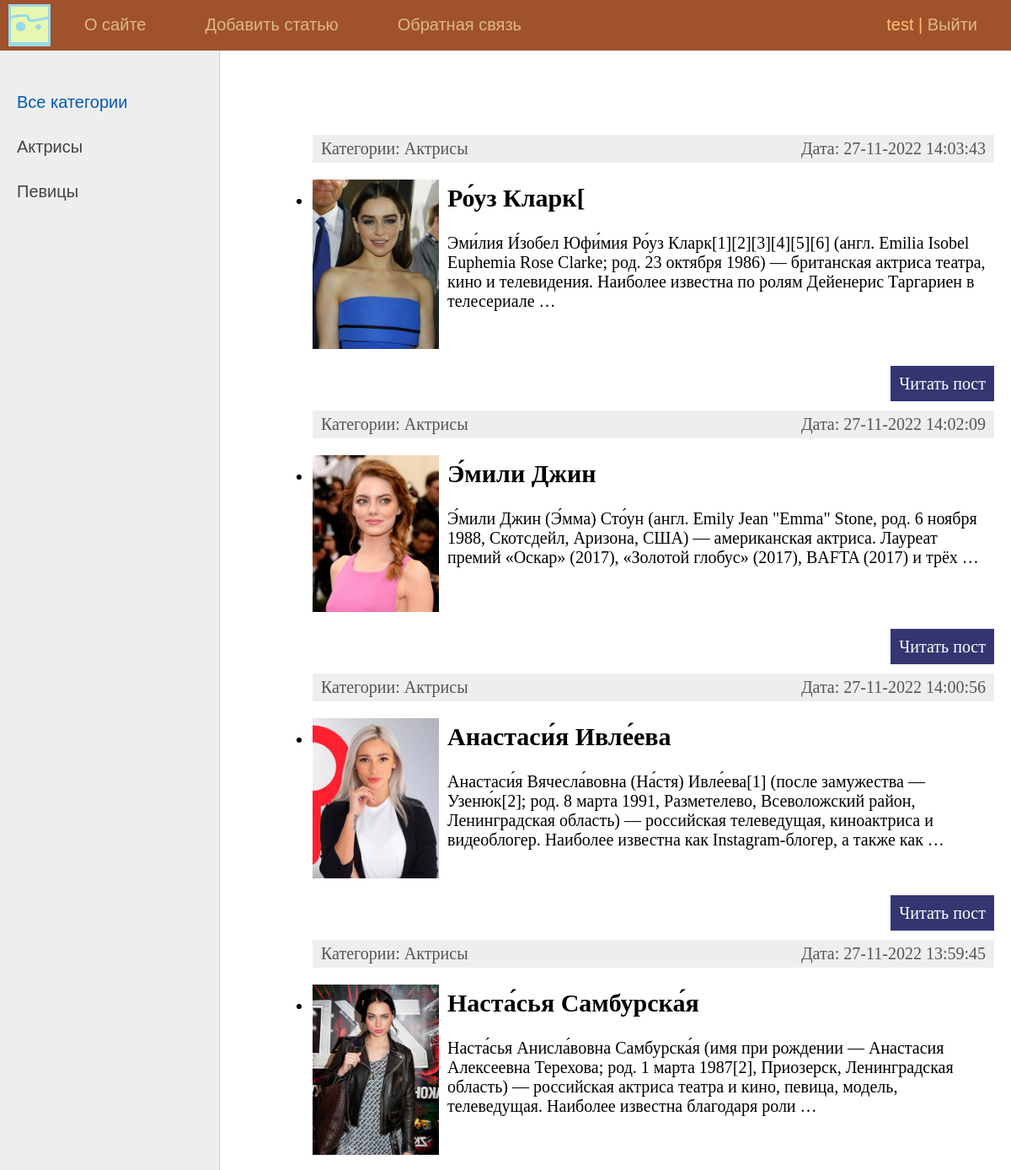
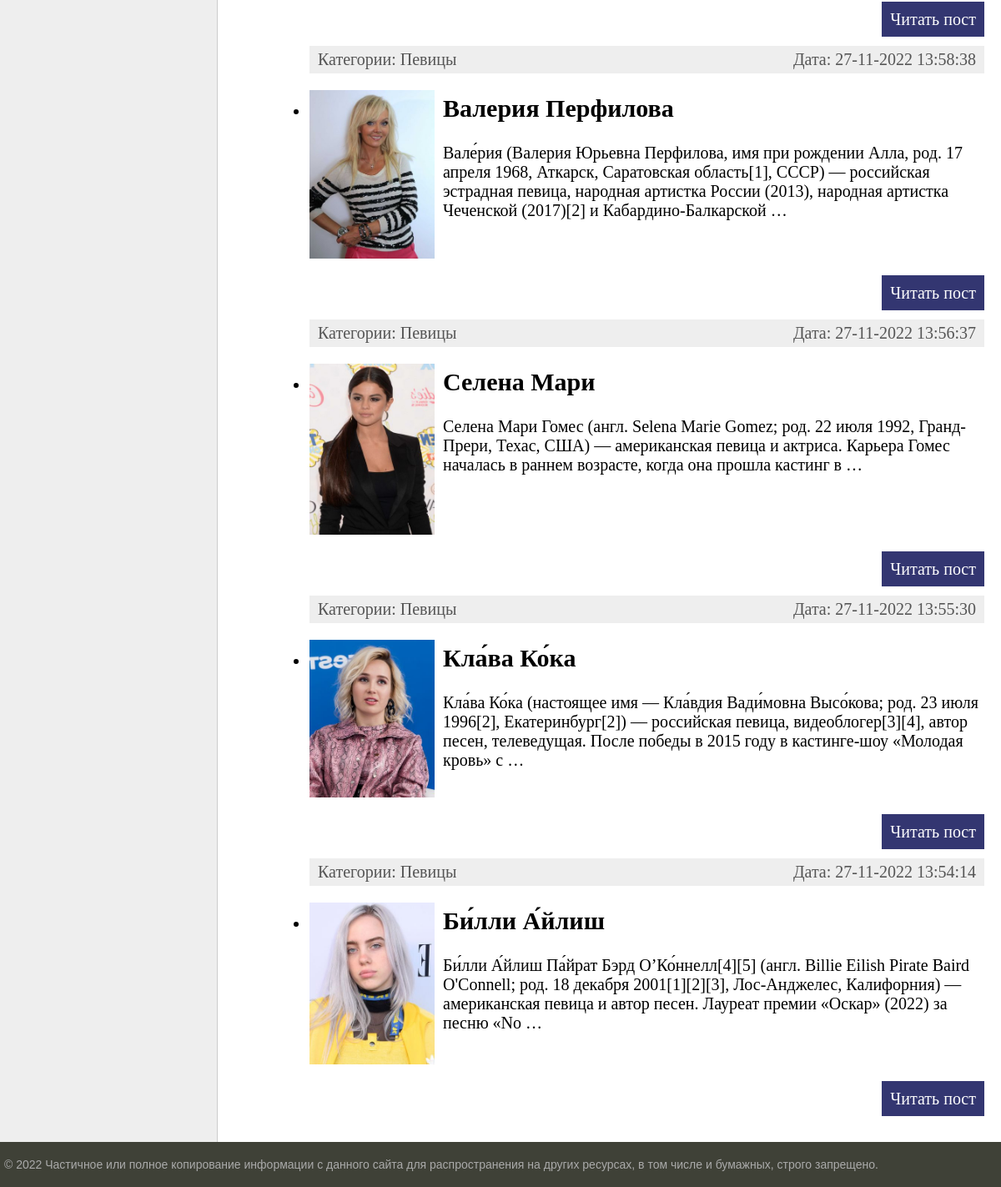
The app's page / (signed in) with its own data (2 pictures, top to bottom).
### women/models.py (models this page shows, shortened)
class Category(models.Model):
    name = models.CharField(max_length=100, db_index=True, verbose_name='Категория')
    slug = models.SlugField(max_length=255, unique=True, db_index=True, verbose_name="URL")
    def __str__(self):
        return self.name
    def get_absolute_url(self):
        return reverse('category', kwargs={'cat_slug': self.slug})
    class Meta:
        verbose_name = 'Категорию'
        verbose_name_plural = 'Категории'
        ordering = ['id']

class Women(models.Model):
    title = models.CharField(max_length=255, verbose_name='Заголовок')
    slug = models.SlugField(max_length=255, unique=True, db_index=True, verbose_name='URL')
    content = models.TextField(blank=True, verbose_name='Текст статьи')
    photo = models.FileField(upload_to="photos/%Y/%m/%d/", verbose_name='Фото')
    time_create = models.DateTimeField(auto_now_add=True, verbose_name='Время создания')
    time_update = models.DateTimeField(auto_now=True, verbose_name='Время изменения')
    is_published = models.BooleanField(default=True, verbose_name='Публикация')
    cat = models.ForeignKey('Category', on_delete=models.PROTECT, null = True, verbose_name='Категории')
    def get_absolute_url(self):
        return reverse('post', kwargs={'post_slug': self.slug})
    class Meta:
        verbose_name = 'Женщину'
        verbose_name_plural = 'Женщины'
        ordering = ['-time_create', 'title']

### women/views.py (the view)
# urls.py: path('', WomenHome.as_view(), name='home'),
class WomenHome(DataMixin, ListView):
    model = Women
    template_name = 'women/index.html'
    context_object_name = 'posts'
    def get_context_data(self, *, object_list=None, **kwargs):
        context = super().get_context_data(**kwargs)
        c_def = self.get_user_context(title='Главная страница')
        return dict(list(context.items()) + list(c_def.items()))
    def get_queryset(self):
        return Women.objects.filter(is_published=True)

### women/utils.py (called while the page is built)
    def get_user_context(self, **kwargs):
        context = kwargs
        cats = Category.objects.annotate(Count('women'))
        user_menu = menu.copy()
        if not self.request.user.is_authenticated:
            user_menu.pop(1)
        context['menu'] = user_menu
        context['cats'] = cats
        if 'cat_selected' not in context:
            context['cat_selected'] = 0
        return context

### women/templates/women/index.html (shortened to what this page needs)
{% extends 'women/base.html' %}
{% block content %}
<ul class = "List-articles">
    {% for p in posts  %}
            <li><div class="article-panel">
    <p class="first">Категории: {{p.cat}}</p>
    <p class="last">Дата: {{p.time_update|date:'d-m-Y H:i:s'}}</p>
</div>
{% if p.photo %}
    <p><img class='img-article-left thumb' src='{{p.photo.url}}'></p>
{% endif %}
                <h2>{{p.title}}</h2>
        {% autoescape on %}
        <p>{{p.content|linebreaks| truncatewords:30}}</p>
        {% endautoescape %}
            <p class="link-read-post"><a href="{{ p.get_absolute_url }}">Читать пост</a></p>
            </li>
    {% endfor %}
</ul>
{% endblock %}

### women/templates/women/base.html (shortened to what this page needs)
{% load static %}
{% load women_tags %}
<!DOCTYPE html>
<html>
<head>
	<link type="text/css" href="{% static 'women/css/styles1.css' %}" rel="stylesheet" />
</head>
<body>
<table class="table-page" border=0 cellpadding="0" cellspacing="0">
<tr><td valign=top>
{% block mainmenu %}
		<div class="header">
			<ul id="mainmenu" class="mainmenu">
			<li class="logo"><a href="{% url 'home' %}"><div class="logo"></div></a></li>
{% for m in menu %}
			<li><a href="{% url m.url_name %}">{{m.title}}</a></li>
{% endfor %}
			{% if request.user.is_authenticated %}
			<li class = 'last'> {{user.username}} | <a href="{% url 'logout' %}">Выйти</a></li>
			{% else %}
			<li class = 'last'><a href="{% url 'register' %}">Регистрация</a> | <a href="{% url 'login' %}">Войти</a></li>
			{% endif %}
		    </ul>
		</div>
{% endblock mainmenu %}
<table class="table-content" border=0 cellpadding="0" cellspacing="0">
<tr>
	<td valign="top" class="left-chapters">
	<ul id="leftchapters">
{% if cat_selected == 0 %}
		<li class="selected">Все категории</li>
{% else %}
		<li><a href="{% url 'home' %}">Все категории </a></li>
{% endif %}
{% for c in cats %}
{% if c.women__count > 0 %}
	{% if c.pk == cat_selected %}
		<li class='selected'>{{c.name}}</li>
	{% else %}
		<li><a href="{{ c.get_absolute_url }}">{{c.name}}</a></li>
	{% endif %}
{% endif %}
{% endfor %}
	</ul>
</td>
<td valign="top" class="content">
	<div class="content-text">
{% block content %}
{% endblock %}
	</div>
</td></tr></table>
</td></tr>
<tr><td valign=top>
	<div id="footer">
		<p>&copy; 2022 Частичное или полное копирование информации с данного сайта для распространения на других ресурсах, в том числе и бумажных, строго запрещено.</p>
	</div>
</td></tr></table>
</body>
</html>

### women/static/women/css/styles1.css (style rules this page uses)
html, body { font-family: 'Arial'; margin: 0; padding: 0; height: 100%; width: 100%; color: #444; }
a { color: #0059b2; text-decoration: none; }
img { max-width: 600px; height: auto; }
img.img-article-left { max-width: 300px; height: auto; float: left; padding: 0 10px 10px 0; }
img.img-article-left.thumb { max-width: 150px; height: auto; }
p.link-read-post { text-align: right; }
p.link-read-post a { padding: 10px; min-width: 100px; background: #333671; color: #fff; text-decoration: none; }
div.article-panel { background: #eee; padding: 5px 10px 5px 10px; box-sizing: border-box; overflow: hidden; color: #555; }
div.article-panel p.first { margin: 0; float: left; }
div.article-panel p.last { margin: 0; float: right; }
.table-page { width: 100%; height: 100%; vertical-align: top; }
.table-page tr { height: 100%; }
.header { background: #A0522D; height: 60px; }
.logo { background: url('../images/logo1.png') no-repeat 10px 5px; width: 70px; height: 60px; }
ul.mainmenu { list-style: none; margin: 0; padding: 0; height: 60px; color: #fdc073; font-size: 20px; overflow: hidden; }
ul.mainmenu li { float: left; margin: 18px 40px 0 30px; }
ul.mainmenu li.logo { margin: 0; }
ul.mainmenu li.last { float: right; }
ul.mainmenu li a { color: #DEB887; text-decoration: none; }
.table-content { width: 100%; min-height: 100%; height: 100%; }
.left-chapters { margin: 0; background: #eee; border-right: 1px solid #ccc; min-height: 100%; }
.left-chapters ul { width: 230px; min-height: 100%; margin: 0; padding: 20px 10px 10px 20px; list-style: none; font-size: 20px; }
.left-chapters ul li { margin: 30px 0 0 0; color: #999; }
.left-chapters ul li.selected { color: #0059b2; }
.left-chapters ul li a { color: #444; text-decoration: none; }
.content { padding: 40px 20px 20px 40px; width: 100%; box-sizing: border-box; }
.content-text { margin: 60px 0 0 30px; color: #000; font-size: 20px; font-family: Yandex Sans Display Light; }
#footer { box-sizing: border-box; background: #3F4137; padding: 5px; color: #aaa; font-size: 14px; font-family: Verdana, Geneva, Arial, Helvetica; text-align: left; overflow: hidden; }

### records on screen
Category: name "Актрисы"
Category: name "Певицы"
Women: cat "Актрисы", time_update "27-11-2022 14:03:43", photo (picture), title "Ро́уз Кларк[", content "Эми́лия И́зобел Юфи́мия Ро́уз Кларк[1][2][3][4][5][6] (англ. Emilia Isobel Euphemia Rose Clarke; род. 23 октября 1986) — британская актриса театра, кино и телевидения. Наиболее известна по ролям Дейенерис Таргариен в телесериале …"
Women: cat "Актрисы", time_update "27-11-2022 14:02:09", photo (picture), title "Э́мили Джин", content "Э́мили Джин (Э́мма) Сто́ун (англ. Emily Jean \"Emma\" Stone, род. 6 ноября 1988, Скотсдейл, Аризона, США) — американская актриса. Лауреат премий «Оскар» (2017), «Золотой глобус» (2017), BAFTA (2017) и трёх …"
Women: cat "Актрисы", time_update "27-11-2022 14:00:56", photo (picture), title "Анастаси́я Ивле́ева", content "Анастаси́я Вячесла́вовна (На́стя) Ивле́ева[1] (после замужества — Узеню́к[2]; род. 8 марта 1991, Разметелево, Всеволожский район, Ленинградская область) — российская телеведущая, киноактриса и видеоблогер. Наиболее известна как Instagram-блогер, а также как …"
Women: cat "Актрисы", time_update "27-11-2022 13:59:45", photo (picture), title "Наста́сья Самбурска́я", content "Наста́сья Анисла́вовна Самбурска́я (имя при рождении — Анастасия Алексеевна Терехова; род. 1 марта 1987[2], Приозерск, Ленинградская область) — российская актриса театра и кино, певица, модель, телеведущая. Наиболее известна благодаря роли …"
Women: cat "Певицы", time_update "27-11-2022 13:58:38", photo (picture), title "Валерия Перфилова", content "Вале́рия (Валерия Юрьевна Перфилова, имя при рождении Алла, род. 17 апреля 1968, Аткарск, Саратовская область[1], СССР) — российская эстрадная певица, народная артистка России (2013), народная артистка Чеченской (2017)[2] и Кабардино-Балкарской …"
Women: cat "Певицы", time_update "27-11-2022 13:56:37", photo (picture), title "Селена Мари", content "Селена Мари Гомес (англ. Selena Marie Gomez; род. 22 июля 1992, Гранд-Прери, Техас, США) — американская певица и актриса. Карьера Гомес началась в раннем возрасте, когда она прошла кастинг в …"
Women: cat "Певицы", time_update "27-11-2022 13:55:30", photo (picture), title "Кла́ва Ко́ка", content "Кла́ва Ко́ка (настоящее имя — Кла́вдия Вади́мовна Высо́кова; род. 23 июля 1996[2], Екатеринбург[2]) — российская певица, видеоблогер[3][4], автор песен, телеведущая. После победы в 2015 году в кастинге-шоу «Молодая кровь» с …"
Women: cat "Певицы", time_update "27-11-2022 13:54:14", photo (picture), title "Би́лли А́йлиш", content "Би́лли А́йлиш Па́йрат Бэрд О’Ко́ннелл[4][5] (англ. Billie Eilish Pirate Baird O'Connell; род. 18 декабря 2001[1][2][3], Лос-Анджелес, Калифорния) — американская певица и автор песен. Лауреат премии «Оскар» (2022) за песню «No …"

### other values on screen
{{ m.title }} "O сайте" "Добавить статью" "Обратная связь"
{{ user.username }} "test"
